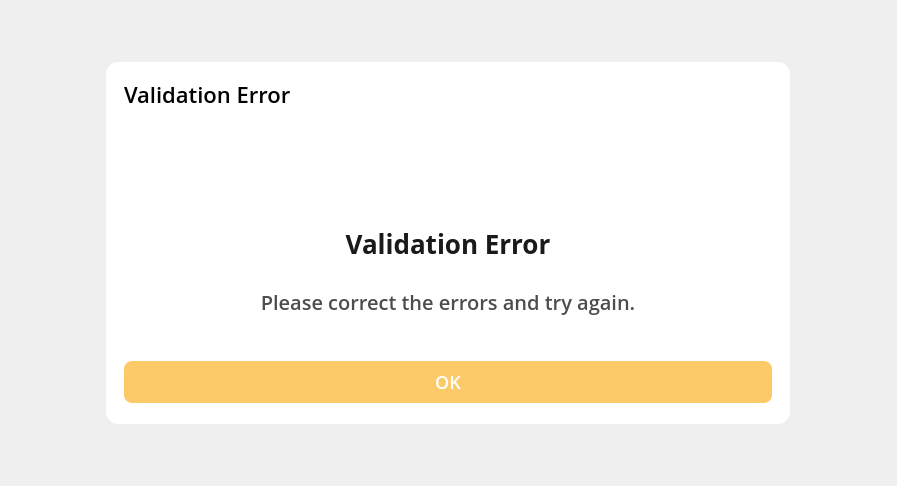
<?xml version="1.0" encoding="UTF-8"?>
<ui version="4.0">
 <class>ValidationDialog</class>
 <widget class="QDialog" name="ValidationDialog">
  <property name="geometry">
   <rect>
    <x>0</x>
    <y>0</y>
    <width>897</width>
    <height>486</height>
   </rect>
  </property>
  <property name="windowTitle">
   <string>Dialog</string>
  </property>
  <layout class="QHBoxLayout" name="horizontalLayout_3">
   <item>
    <widget class="QWidget" name="dialogContainer" native="true">
     <property name="sizePolicy">
      <sizepolicy hsizetype="Fixed" vsizetype="Fixed">
       <horstretch>0</horstretch>
       <verstretch>0</verstretch>
      </sizepolicy>
     </property>
     <property name="minimumSize">
      <size>
       <width>684</width>
       <height>362</height>
      </size>
     </property>
     <property name="maximumSize">
      <size>
       <width>684</width>
       <height>362</height>
      </size>
     </property>
     <property name="styleSheet">
      <string notr="true">#dialogContainer {
	border-radius: 12px;
	background-color: white;
}</string>
     </property>
     <layout class="QVBoxLayout" name="verticalLayout_5">
      <property name="spacing">
       <number>0</number>
      </property>
      <property name="leftMargin">
       <number>0</number>
      </property>
      <property name="topMargin">
       <number>0</number>
      </property>
      <property name="rightMargin">
       <number>0</number>
      </property>
      <property name="bottomMargin">
       <number>18</number>
      </property>
      <item>
       <widget class="QWidget" name="widget" native="true">
        <property name="minimumSize">
         <size>
          <width>0</width>
          <height>64</height>
         </size>
        </property>
        <property name="maximumSize">
         <size>
          <width>16777215</width>
          <height>64</height>
         </size>
        </property>
        <property name="styleSheet">
         <string notr="true">background-color: rgba(255, 255, 255, 0);</string>
        </property>
        <layout class="QHBoxLayout" name="horizontalLayout">
         <property name="spacing">
          <number>18</number>
         </property>
         <property name="leftMargin">
          <number>18</number>
         </property>
         <property name="topMargin">
          <number>16</number>
         </property>
         <property name="rightMargin">
          <number>18</number>
         </property>
         <property name="bottomMargin">
          <number>16</number>
         </property>
         <item>
          <widget class="QLabel" name="dialogTitle">
           <property name="styleSheet">
            <string notr="true">color: black;
font-family: Open Sans;
font-weight: 500;
font-size: 22px;
line-height: 30px;
letter-spacing: 0%;
</string>
           </property>
           <property name="text">
            <string>Validation Error</string>
           </property>
          </widget>
         </item>
         <item>
          <widget class="QToolButton" name="closeButton">
           <property name="text">
            <string/>
           </property>
           <property name="icon">
            <iconset resource="../../../../Resources/Resources.qrc">
             <normaloff>:/images/Project/cross-icon.svg</normaloff>:/images/Project/cross-icon.svg</iconset>
           </property>
           <property name="iconSize">
            <size>
             <width>32</width>
             <height>32</height>
            </size>
           </property>
           <property name="autoRaise">
            <bool>true</bool>
           </property>
          </widget>
         </item>
        </layout>
       </widget>
      </item>
      <item>
       <widget class="QWidget" name="widget_2" native="true">
        <property name="sizePolicy">
         <sizepolicy hsizetype="Preferred" vsizetype="Maximum">
          <horstretch>0</horstretch>
          <verstretch>0</verstretch>
         </sizepolicy>
        </property>
        <property name="styleSheet">
         <string notr="true"/>
        </property>
        <layout class="QVBoxLayout" name="verticalLayout_2">
         <property name="spacing">
          <number>8</number>
         </property>
         <property name="leftMargin">
          <number>18</number>
         </property>
         <property name="topMargin">
          <number>0</number>
         </property>
         <property name="rightMargin">
          <number>18</number>
         </property>
         <property name="bottomMargin">
          <number>32</number>
         </property>
         <item alignment="Qt::AlignmentFlag::AlignHCenter">
          <widget class="QWidget" name="iconWidget" native="true">
           <property name="enabled">
            <bool>true</bool>
           </property>
           <property name="minimumSize">
            <size>
             <width>88</width>
             <height>88</height>
            </size>
           </property>
           <property name="maximumSize">
            <size>
             <width>88</width>
             <height>88</height>
            </size>
           </property>
           <property name="layoutDirection">
            <enum>Qt::LayoutDirection::LeftToRight</enum>
           </property>
           <property name="styleSheet">
            <string notr="true">background-image: url(:/images/Project/warning-icon.svg);</string>
           </property>
          </widget>
         </item>
         <item>
          <widget class="QLabel" name="confirmTitleLabel">
           <property name="minimumSize">
            <size>
             <width>0</width>
             <height>44</height>
            </size>
           </property>
           <property name="maximumSize">
            <size>
             <width>16777215</width>
             <height>44</height>
            </size>
           </property>
           <property name="styleSheet">
            <string notr="true">color: #1A1A1A;
font-family: Open Sans;
font-weight: 600;
font-size: 26px;
line-height: 44px;
letter-spacing: 0%;
text-align: center;
</string>
           </property>
           <property name="text">
            <string>Validation Error</string>
           </property>
           <property name="alignment">
            <set>Qt::AlignmentFlag::AlignCenter</set>
           </property>
          </widget>
         </item>
         <item>
          <widget class="QLabel" name="messageLabel">
           <property name="sizePolicy">
            <sizepolicy hsizetype="Preferred" vsizetype="Maximum">
             <horstretch>0</horstretch>
             <verstretch>0</verstretch>
            </sizepolicy>
           </property>
           <property name="minimumSize">
            <size>
             <width>0</width>
             <height>41</height>
            </size>
           </property>
           <property name="maximumSize">
            <size>
             <width>16777215</width>
             <height>100</height>
            </size>
           </property>
           <property name="styleSheet">
            <string notr="true">color: #4D4D4D;
font-family: Open Sans;
font-weight: 500;
font-size: 20px;
line-height: 34px;
letter-spacing: 0%;
text-align: center;
</string>
           </property>
           <property name="text">
            <string>Please correct the errors and try again.</string>
           </property>
           <property name="alignment">
            <set>Qt::AlignmentFlag::AlignCenter</set>
           </property>
           <property name="wordWrap">
            <bool>true</bool>
           </property>
          </widget>
         </item>
        </layout>
       </widget>
      </item>
      <item>
       <widget class="QWidget" name="bottomGroup" native="true">
        <property name="sizePolicy">
         <sizepolicy hsizetype="Preferred" vsizetype="Fixed">
          <horstretch>0</horstretch>
          <verstretch>0</verstretch>
         </sizepolicy>
        </property>
        <property name="minimumSize">
         <size>
          <width>0</width>
          <height>42</height>
         </size>
        </property>
        <property name="maximumSize">
         <size>
          <width>16777215</width>
          <height>42</height>
         </size>
        </property>
        <property name="styleSheet">
         <string notr="true"/>
        </property>
        <layout class="QHBoxLayout" name="horizontalLayout_2">
         <property name="spacing">
          <number>16</number>
         </property>
         <property name="leftMargin">
          <number>18</number>
         </property>
         <property name="topMargin">
          <number>0</number>
         </property>
         <property name="rightMargin">
          <number>18</number>
         </property>
         <property name="bottomMargin">
          <number>0</number>
         </property>
         <item>
          <widget class="QPushButton" name="okButton">
           <property name="enabled">
            <bool>true</bool>
           </property>
           <property name="sizePolicy">
            <sizepolicy hsizetype="Preferred" vsizetype="Fixed">
             <horstretch>0</horstretch>
             <verstretch>0</verstretch>
            </sizepolicy>
           </property>
           <property name="minimumSize">
            <size>
             <width>0</width>
             <height>42</height>
            </size>
           </property>
           <property name="maximumSize">
            <size>
             <width>16777215</width>
             <height>42</height>
            </size>
           </property>
           <property name="styleSheet">
            <string notr="true">QPushButton {
	background-color: #FCCA69;
	color: white;
	font-family: Open Sans;
	font-weight: 500;
	font-size: 18px;
	line-height: 24px;
	letter-spacing: 0%;
	border-radius: 8px;
}
</string>
           </property>
           <property name="text">
            <string>OK</string>
           </property>
          </widget>
         </item>
        </layout>
       </widget>
      </item>
     </layout>
    </widget>
   </item>
  </layout>
 </widget>
 <resources>
  <include location="../../../../Resources/Resources.qrc"/>
 </resources>
 <connections>
  <connection>
   <sender>closeButton</sender>
   <signal>clicked()</signal>
   <receiver>ValidationDialog</receiver>
   <slot>onCloseButtonClicked()</slot>
   <hints>
    <hint type="sourcelabel">
     <x>751</x>
     <y>94</y>
    </hint>
    <hint type="destinationlabel">
     <x>448</x>
     <y>242</y>
    </hint>
   </hints>
  </connection>
  <connection>
   <sender>okButton</sender>
   <signal>clicked()</signal>
   <receiver>ValidationDialog</receiver>
   <slot>onOkButtonClicked()</slot>
   <hints>
    <hint type="sourcelabel">
     <x>342</x>
     <y>382</y>
    </hint>
    <hint type="destinationlabel">
     <x>448</x>
     <y>242</y>
    </hint>
   </hints>
  </connection>
 </connections>
 <slots>
  <slot>onOkButtonClicked()</slot>
  <slot>onCloseButtonClicked()</slot>
 </slots>
</ui>
